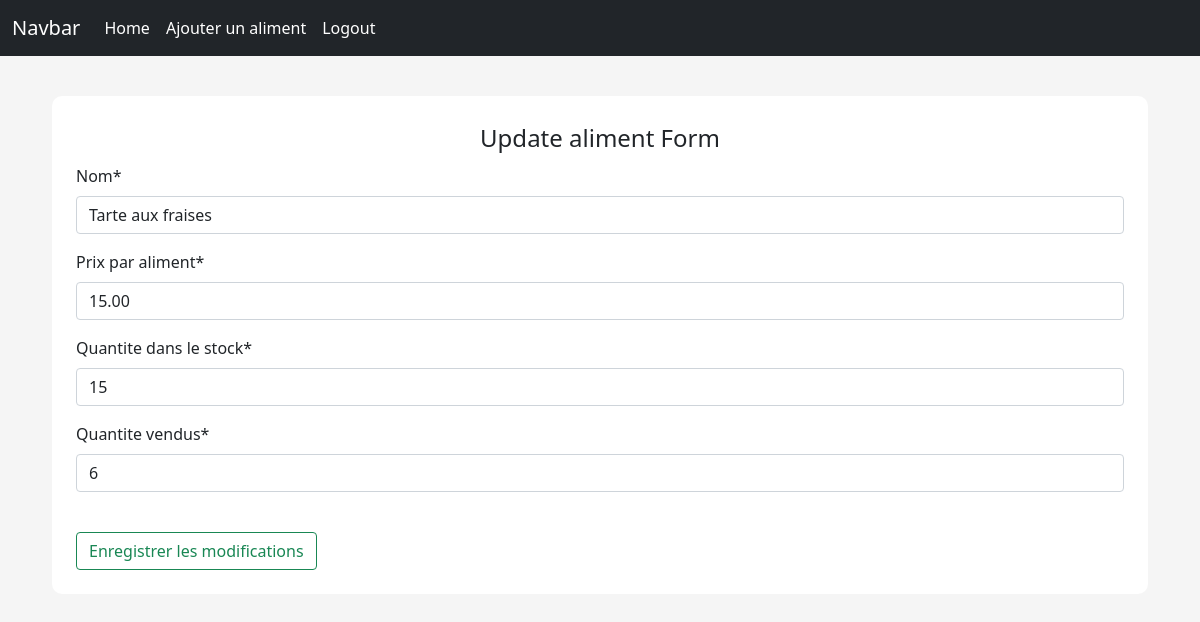
Page /aliments/update/16 (signed in) on the committed database.
### aliments/models.py (models this page shows, shortened)
class Aliments(models.Model):
    Nom=models.CharField(max_length=100,null=False,blank=False)
    Prix_par_aliment=models.DecimalField(max_digits=19,decimal_places=2,null=False,blank=False)
    Quantite_dans_le_stock=models.IntegerField(null=False,blank=False)
    Quantite_vendus=models.IntegerField(null=False,blank=False)
    Date_du_stock=models.DateField(auto_now_add=True)
    Derniere_date_de_vente=models.DateField(auto_now=True)

### aliments/views.py (the view)
# urls.py: path('update/<int:pk>',update_aliment, name='update_aliment'),
@login_required()
def update_aliment(request, pk):
    aliment = get_object_or_404(Aliments, pk=pk)
    if request.method == "POST":
        updateForm = UpdateAlimentForm(data=request.POST)
        if updateForm.is_valid():
            aliment.Nom = updateForm.data['Nom']
            aliment.Quantite_dans_le_stock = updateForm.data['Quantite_dans_le_stock']
            aliment.Quantite_vendus = updateForm.data['Quantite_vendus']
            aliment.Prix_par_aliment = updateForm.data['Prix_par_aliment']
            aliment.save()
            messages.success(request, 'Aliment Updated')#Le formulaire est pré-rempli avec les détails de l'aliment existant (instance=aliment)
            return redirect(f"/aliments/per_product/{pk}")
    else:
        updateForm = UpdateAlimentForm(instance=aliment)
    context={'form' : updateForm}
    return render(request, "restaurantmanagement/aliment_update.html", context=context)

### aliments/forms.py
class UpdateAlimentForm(ModelForm):
    class Meta:
        model = Aliments
        fields = ["Nom", "Prix_par_aliment", "Quantite_dans_le_stock", "Quantite_vendus"]

### templates/restaurantmanagement/aliment_update.html (shortened to what this page needs)
{% extends '../layout.html' %}
{% load crispy_forms_tags %}
{% load static %}
{% block content %}
<div class="content-section">
    <form method="POST">
        <fieldset>
            <legend class="border-botton pd-2 nb-4 text-center">Update aliment Form</legend>
            <div class="form-group">
                {{ form|crispy }}
            </div>
            <div class="form-group pt-4">
                <button class="btn btn-outline-success" type="'submit">Enregistrer les modifications </button>
            </div>
        </fieldset>
    </form>
</div>
{% endblock %}

### static/css/main.css (style rules this page uses)
body { background-color: rgb(245, 245, 245); }
.content-section { background: #fff; margin: 40px; padding: 1.5rem 1.5rem; border-radius: 10px; }

### rows in the picture
Aliments: Nom "Tarte aux fraises", Prix_par_aliment "15.00", Quantite_dans_le_stock "15", Quantite_vendus "6"
